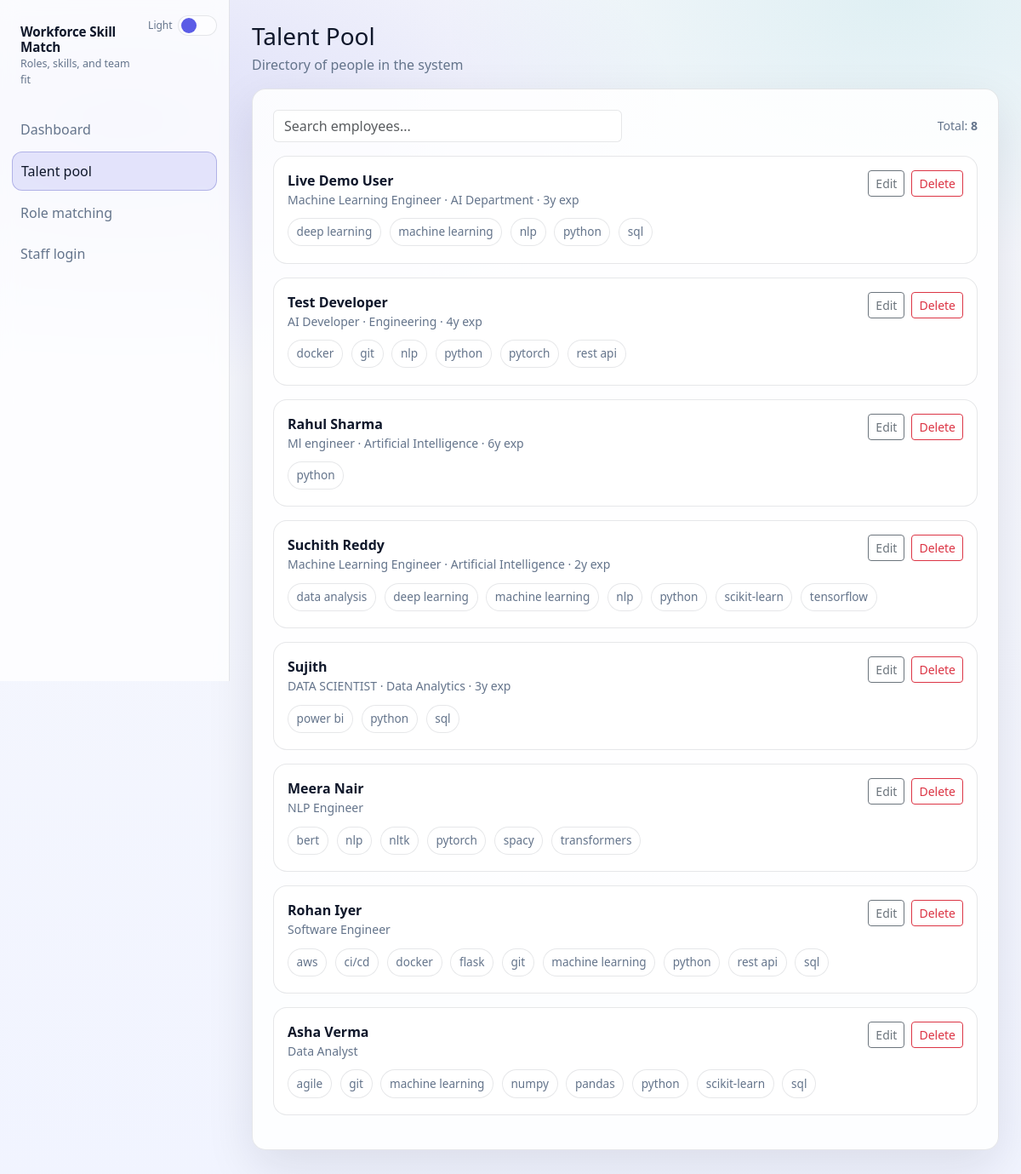
Page /talent on the committed database.
### models.py (models this page shows, shortened)
class Employee(db.Model):  # type: ignore[misc]
    __tablename__ = "employees"
    id = db.Column(db.Integer, primary_key=True)
    full_name = db.Column(db.String(200), nullable=False)
    email = db.Column(db.String(200), nullable=True, unique=True)
    title = db.Column(db.String(200), nullable=True)
    department = db.Column(db.String(200), nullable=True)
    years_experience = db.Column(db.Integer, nullable=True)
    resume_text = db.Column(db.Text, nullable=True)
    skills_json = db.Column(db.Text, nullable=True)
    skills_csv = db.Column(db.Text, nullable=True)
    password_hash = db.Column(db.String(255), nullable=True)
    created_at = db.Column(db.DateTime, default=datetime.utcnow, nullable=False)
    updated_at = db.Column(db.DateTime, default=datetime.utcnow, onupdate=datetime.utcnow, nullable=False)
    def skills_list(self) -> list[str]:
        if not self.skills_csv:
            return []
        return [s.strip() for s in self.skills_csv.split(",") if s.strip()]

### main.py (the view)
    @app.get("/talent")
    def talent_pool():
        employees = Employee.query.order_by(Employee.updated_at.desc()).all()
        return render_template(
            "talent.html",
            title="Talent Pool",
            employees=employees,
            active="talent",
        )

### main.py (called while the page is built, shortened)
    def __call__(self, environ, start_response):
        path_info = environ.get("PATH_INFO", "")
        return self.wsgi_app(environ, start_response)

### templates/talent.html (shortened to what this page needs)
{% extends "base.html" %}
{% block content %}
<div class="mb-3">
  <h3 class="mb-1">Talent Pool</h3>
  <div class="muted">Directory of people in the system</div>
</div>
<div class="p-4 rounded-4 app-card">
  <div class="row g-2 align-items-center">
    <div class="col-12 col-md-6">
      <input id="search" class="form-control" placeholder="Search employees...">
    </div>
    <div class="col-12 col-md-6 text-md-end muted small">
      Total: <b>{{ employees|length }}</b>
    </div>
  </div>
  <div class="mt-3" id="cards">
    {% for e in employees %}
      <div class="p-3 rounded-4 mb-3" data-text="{{ (e.full_name ~ ' ' ~ (e.title or '') ~ ' ' ~ (e.department or '') ~ ' ' ~ (e.skills_csv or '')) | lower }}"
           style="border:1px solid var(--border); background: color-mix(in srgb, var(--card) 92%, transparent);">
        <div class="d-flex justify-content-between align-items-start gap-2">
          <div>
            <div class="fw-semibold">{{ e.full_name }}</div>
            <div class="muted small">
              {{ e.title or "—" }}
              {% if e.department %} · {{ e.department }}{% endif %}
              {% if e.years_experience is not none %} · {{ e.years_experience }}y exp{% endif %}
            </div>
          </div>
          <div class="d-flex gap-2">
            <a class="btn btn-sm btn-outline-secondary" href="{{ url_for('employee_edit', employee_id=e.id) }}">Edit</a>
            <form method="post" action="{{ url_for('employee_delete', employee_id=e.id) }}" onsubmit="return confirm('Delete this employee?')">
              <button class="btn btn-sm btn-outline-danger" type="submit">Delete</button>
            </form>
          </div>
        </div>
        <div class="mt-2">
          {% for s in e.skills_list()[:10] %}
            <span class="pill">{{ s }}</span>
          {% endfor %}
        </div>
      </div>
    {% endfor %}
  </div>
</div>
{% endblock %}

### templates/base.html (shortened to what this page needs)
<!doctype html>
<html lang="en" data-theme="light">
  <head>
    <link href="https://cdn.jsdelivr.net/npm/bootstrap@5.3.3/dist/css/bootstrap.min.css" rel="stylesheet">
  </head>
  <body>
    <div class="shell">
      <aside class="sidebar">
        <div class="d-flex align-items-start justify-content-between gap-2">
          <div class="brand">
            <div class="brand-title">Workforce Skill Match</div>
            <div class="muted brand-tagline">Roles, skills, and team fit</div>
          </div>
          <div class="theme-toggle-wrapper">
            <span id="themeSwitchLabel" class="theme-label">Light</span>
            <label class="switch">
              <span class="slider"></span>
            </label>
          </div>
        </div>
        <div class="mt-3 d-grid gap-1">
          <a class="navlink {{ 'active' if active=='dashboard' else '' }}" href="{{ url_for('dashboard') }}">Dashboard</a>
          <a class="navlink {{ 'active' if active=='talent' else '' }}" href="{{ url_for('talent_pool') }}">Talent pool</a>
          <a class="navlink {{ 'active' if active=='role' else '' }}" href="{{ url_for('role_matching') }}">Role matching</a>
          <a class="navlink {{ 'active' if active=='employee_portal' else '' }}" href="{{ url_for('employee_login') }}">Staff login</a>
        </div>
      </aside>
      <main class="content">
        {% block content %}{% endblock %}
      </main>
    </div>
  </body>
</html>

### templates/base.html (style rules this page uses)
:root { --bg: #f7f8fc; --bg2:#f1f4ff; --text:#0f172a; --muted:#64748b; --card: rgba(255,255,255,.86); --border: rgba(15,23,42,.10); --shadow: 0 20px 55px rgba(15,23,42,.10); --accent: #5b5ce6; --accent2:#0ea5a6; --sidebar: rgba(255,255,255,.78); }
body { color: var(--text); background: radial-gradient(1100px 520px at 12% 10%, rgba(91,92,230,.16), transparent 60%), radial-gradient(900px 520px at 88% 0%, rgba(14,165,166,.10), transparent 60%), linear-gradient(180deg, var(--bg), var(--bg2)); }
.shell { display:flex; min-height:100vh; }
.sidebar { width: 270px; padding: 18px 14px; position: sticky; top: 0; height: 100vh; backdrop-filter: blur(10px); background: var(--sidebar); border-right: 1px solid var(--border); }
.brand { display:flex; flex-direction:column; gap:2px; padding: 10px 10px; border-radius: 14px; min-width:0; }
.brand-title { line-height:1.2; font-weight:700; font-size:0.95rem; letter-spacing:-0.01em; }
.brand-tagline { font-size:0.78rem; }
.navlink { display:flex; align-items:center; gap:10px; padding: 10px 10px; border-radius: 12px; color: var(--muted); text-decoration:none; }
.navlink.active { background: color-mix(in srgb, var(--accent) 14%, transparent); color: var(--text); border: 1px solid color-mix(in srgb, var(--accent) 25%, var(--border)); }
.content { flex:1; padding: 26px 26px 46px; }
.app-card { background: var(--card); border: 1px solid var(--border); box-shadow: var(--shadow); }
.muted { color: var(--muted); }
.pill { display:inline-flex; align-items:center; gap:.4rem; padding:.35rem .6rem; border-radius: 999px; border: 1px solid var(--border); background: color-mix(in srgb, var(--card) 90%, transparent); color: var(--muted); font-size: .85rem; margin: .2rem .35rem .2rem 0; }
.theme-toggle-wrapper { display:flex; align-items:center; gap:.4rem; }
.theme-label { font-size:.75rem; color:var(--muted); }
.switch { position:relative; display:inline-block; width:46px; height:24px; }
.slider { position:absolute; cursor:pointer; inset:0; background-color: color-mix(in srgb, var(--card) 70%, transparent); border-radius:999px; border:1px solid var(--border); transition:.2s; }
.slider:before { position:absolute; content:""; height:18px; width:18px; left:3px; bottom:2px; background-color: var(--accent); border-radius:50%; transition:.2s; }
.form-control { background: color-mix(in srgb, var(--card) 92%, transparent); border-color: var(--border); color: var(--text); }

### rows in the picture
Employee: full_name "Live Demo User", title "Machine Learning Engineer", department "AI Department", years_experience "3", 10 "deep learning" "machine learning" "nlp" "python" "sql"
Employee: full_name "Test Developer", title "AI Developer", department "Engineering", years_experience "4", 10 "docker" "git" "nlp" "python" "pytorch" "rest api"
Employee: full_name "Rahul Sharma", title "Ml engineer", department "Artificial Intelligence", years_experience "6", skills_csv "python"
Employee: full_name "Suchith Reddy", title "Machine Learning Engineer", department "Artificial Intelligence", years_experience "2", 10 "data analysis" "deep learning" "machine learning" "nlp" "python" "scikit-learn" "tensorflow"
Employee: full_name "Sujith", title "DATA SCIENTIST", department "Data Analytics", years_experience "3", 10 "power bi" "python" "sql"
Employee: full_name "Meera Nair", title "NLP Engineer", 10 "bert" "nlp" "nltk" "pytorch" "spacy" "transformers"
Employee: full_name "Rohan Iyer", title "Software Engineer", 10 "aws" "ci/cd" "docker" "flask" "git" "machine learning" "python" "rest api" "sql"
Employee: full_name "Asha Verma", title "Data Analyst", 10 "agile" "git" "machine learning" "numpy" "pandas" "python" "scikit-learn" "sql"

### other values in the picture
{{ employees|length }} "8"
